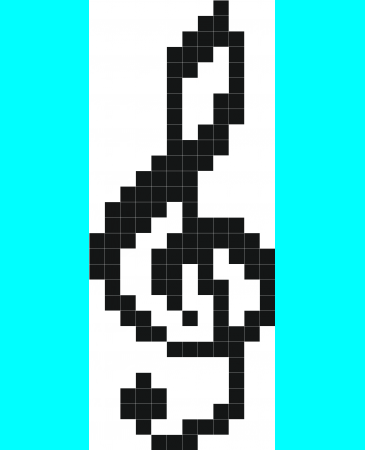
#> input picture raw/treble.png, 365 x 450 px
$ jupyter execute MeasureMaker.ipynb
#> lines starting #> are read from the running program, lines starting #| are printed output that depends on the picture; after the words box and inside, x2 and y2 are one past the last pixel; in counts of white or black regions, pixels touching at a corner belong together
[cell 1]
from matplotlib import pyplot as plt
import cv2
import numpy as np
MEASURE_W = 300
MEASURE_H = 225

# First Measure of Line (Sharps)

[cell 2]
patch = np.zeros((MEASURE_H, MEASURE_W, 3), dtype=np.uint8) - 1

treble = cv2.imread("raw/treble.png")
#> treble is the input picture: shape (450, 365, 3); mean B, G, R 213.3, 213.3, 87.9
bass   = cv2.imread("raw/bass.png")
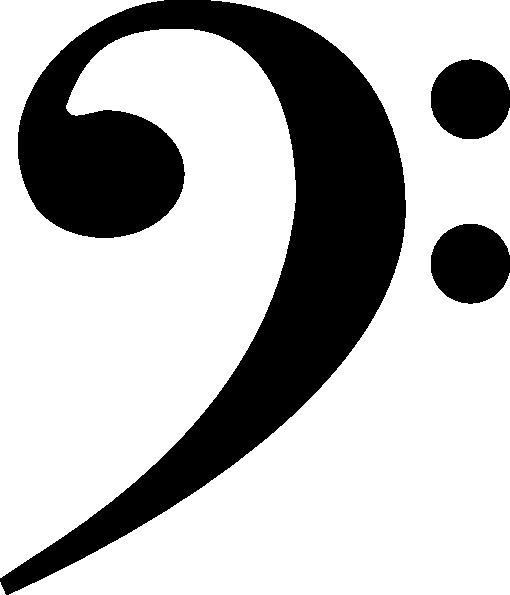
#> input picture raw/bass.png, 510 x 595 px
#> bass is the input picture: shape (595, 510, 3); 71.1% white; 3 black regions, box (x1, y1, x2, y2) and area: (0, 0, 406, 595) 77754, (431, 59, 510, 139) 5008, (431, 224, 510, 304) 5006
leftbrace= cv2.imread("raw/staffbracket.png")
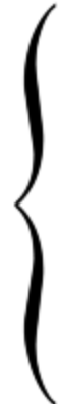
#> input picture raw/staffbracket.png, 58 x 404 px
#> leftbrace is the input picture: shape (404, 58, 3); min 0, max 255, mean 214.3

treble = cv2.cvtColor(cv2.resize(treble, (int(treble.shape[0] / 5), int(treble.shape[1] / 5))), cv2.COLOR_BGR2RGB)
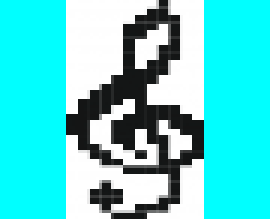
#> treble: shape (73, 90, 3) (shown 3 times larger); mean R, G, B 88.1, 213.1, 213.1
treble = treble[:, 22:-22]
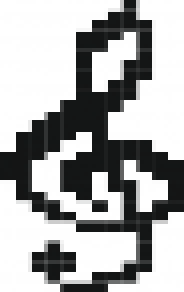
#> treble: shape (73, 46, 3) (shown 4 times larger); mean R, G, B 172.3, 173, 173

bass   = cv2.resize(bass, (int(bass.shape[0] / 12), int(bass.shape[1] / 9)))
#> bass: shape (56, 49, 3)
leftbrace = cv2.resize(leftbrace, (int(leftbrace.shape[1] / 3), int(leftbrace.shape[0] / 1.9)))

patch[25:25+treble.shape[0], 20:20+treble.shape[1]] = treble
patch[150:150+bass.shape[0], 20:20+bass.shape[1]] = bass
patch[6:6+leftbrace.shape[0], 0:leftbrace.shape[1]] = leftbrace

#treble/bass maker
for i in range(5):
    cv2.line(patch, (20, 25 + 15*i), (300, 25 + 15*i), color =(0, 0, 0), thickness=1)
    cv2.line(patch, (20, 145+ 15*i), (300, 145 + 15*i), color =(0, 0, 0), thickness=1)
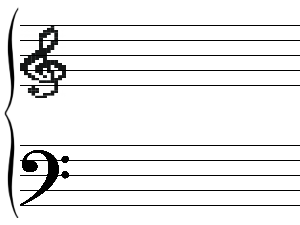
#> patch: shape (225, 300, 3); mean R, G, B 235.3, 235.3, 235.3
#bass maker

cv2.putText(patch, "#", (25 + treble.shape[1], 30), fontScale=.75,
            fontFace=cv2.FONT_HERSHEY_COMPLEX, color=(0, 0, 0), thickness=2) # G
cv2.putText(patch, "#", (32 + treble.shape[1], 50), fontScale=.75,
            fontFace=cv2.FONT_HERSHEY_COMPLEX, color=(0, 0, 0), thickness=2) # D
cv2.putText(patch, "#", (39 + treble.shape[1], 24), fontScale=.75,
            fontFace=cv2.FONT_HERSHEY_COMPLEX, color=(0, 0, 0), thickness=2) # A
cv2.putText(patch, "#", (46 + treble.shape[1], 46), fontScale=.75,
            fontFace=cv2.FONT_HERSHEY_COMPLEX, color=(0, 0, 0), thickness=2) # E
cv2.putText(patch, "#", (53 + treble.shape[1], 64), fontScale=.75,
            fontFace=cv2.FONT_HERSHEY_COMPLEX, color=(0, 0, 0), thickness=2) # B
cv2.putText(patch, "#", (60 + treble.shape[1], 35), fontScale=.75,
            fontFace=cv2.FONT_HERSHEY_COMPLEX, color=(0, 0, 0), thickness=2) # F#
cv2.putText(patch, "#", (67 + treble.shape[1], 59), fontScale=.75,
            fontFace=cv2.FONT_HERSHEY_COMPLEX, color=(0, 0, 0), thickness=2) # C#

cv2.putText(patch, "#", (25 + treble.shape[1], 165), fontScale=.75,
            fontFace=cv2.FONT_HERSHEY_COMPLEX, color=(0, 0, 0), thickness=2) # G
cv2.putText(patch, "#", (32 + treble.shape[1], 188), fontScale=.75,
            fontFace=cv2.FONT_HERSHEY_COMPLEX, color=(0, 0, 0), thickness=2) # D
cv2.putText(patch, "#", (39 + treble.shape[1], 155), fontScale=.75,
            fontFace=cv2.FONT_HERSHEY_COMPLEX, color=(0, 0, 0), thickness=2) # A
cv2.putText(patch, "#", (46 + treble.shape[1], 180), fontScale=.75,
            fontFace=cv2.FONT_HERSHEY_COMPLEX, color=(0, 0, 0), thickness=2) # E
cv2.putText(patch, "#", (53 + treble.shape[1], 200), fontScale=.75,
            fontFace=cv2.FONT_HERSHEY_COMPLEX, color=(0, 0, 0), thickness=2) # B
cv2.putText(patch, "#", (60 + treble.shape[1], 170), fontScale=.75,
            fontFace=cv2.FONT_HERSHEY_COMPLEX, color=(0, 0, 0), thickness=2) # F#
cv2.putText(patch, "#", (67 + treble.shape[1], 190), fontScale=.75,
            fontFace=cv2.FONT_HERSHEY_COMPLEX, color=(0, 0, 0), thickness=2) # C#


plt.imshow(patch)
plt.title("Measure")
plt.show()

#### Regular Measure

[cell 3]
patch = np.zeros((MEASURE_H, MEASURE_W, 3), dtype=np.uint8) - 1

#treble/bass maker
for i in range(5):
    cv2.line(patch, (0, 25 + 15*i), (300, 25 + 15*i), color =(0, 0, 0), thickness=1)
    cv2.line(patch, (0, 145+ 15*i), (300, 145 + 15*i), color =(0, 0, 0), thickness=1)
#> patch: shape (225, 300, 3); 95.6% white; black in thin lines or dots, all inside (x1, y1, x2, y2) = (0, 25, 300, 206)
#bass maker

plt.imshow(patch)
plt.title("Measure")
plt.show()

# First Measure of Line (REPEAT)

[cell 4]
patch = np.zeros((MEASURE_H, MEASURE_W, 3), dtype=np.uint8) - 1

treble = cv2.imread("raw/treble.png")
bass   = cv2.imread("raw/bass.png")
leftbrace= cv2.imread("raw/staffbracket.png")

treble = cv2.cvtColor(cv2.resize(treble, (int(treble.shape[0] / 5), int(treble.shape[1] / 5))), cv2.COLOR_BGR2RGB)
treble = treble[:, 22:-22]

bass   = cv2.resize(bass, (int(bass.shape[0] / 12), int(bass.shape[1] / 9)))
leftbrace = cv2.resize(leftbrace, (int(leftbrace.shape[1] / 3), int(leftbrace.shape[0] / 1.9)))

patch[25:25+treble.shape[0], 20:20+treble.shape[1]] = treble
patch[150:150+bass.shape[0], 20:20+bass.shape[1]] = bass
patch[6:6+leftbrace.shape[0], 0:leftbrace.shape[1]] = leftbrace

#treble/bass maker
for i in range(5):
    cv2.line(patch, (20, 25 + 15*i), (300, 25 + 15*i), color =(0, 0, 0), thickness=1)
    cv2.line(patch, (20, 145+ 15*i), (300, 145 + 15*i), color =(0, 0, 0), thickness=1)

#repeat is thick, thin, colon
cv2.line(patch, (max(20+treble.shape[1], 25+bass.shape[1]), 25), (max(20+treble.shape[1], 25+bass.shape[1]), 205),
         color =(0, 0, 0), thickness=2)
cv2.line(patch, (max(20+treble.shape[1], 25+bass.shape[1]) + 9, 25), (max(20+treble.shape[1], 25+bass.shape[1]) + 9, 205),
         color =(0, 0, 0), thickness=1)
cv2.circle(patch, (max(20+treble.shape[1], 25+bass.shape[1]) + 16, 47), 3, (0, 0, 0), thickness=-1)
#> patch: shape (225, 300, 3); mean R, G, B 232.6, 232.6, 232.6
cv2.circle(patch, (max(20+treble.shape[1], 25+bass.shape[1]) + 16, 62), 3, (0, 0, 0), thickness=-1)
#> patch: shape (225, 300, 3); mean R, G, B 232.5, 232.5, 232.5
cv2.circle(patch, (max(20+treble.shape[1], 25+bass.shape[1]) + 16, 168), 3, (0, 0, 0), thickness=-1)
#> patch: shape (225, 300, 3); mean R, G, B 232.4, 232.4, 232.4
cv2.circle(patch, (max(20+treble.shape[1], 25+bass.shape[1]) + 16, 184), 3, (0, 0, 0), thickness=-1)


plt.imshow(patch)
plt.title("Measure")
plt.show()

# Measure End Repeat

[cell 5]
patch = np.zeros((MEASURE_H, MEASURE_W, 3), dtype=np.uint8) - 1

#treble/bass maker
for i in range(5):
    cv2.line(patch, (0, 25 + 15*i), (300, 25 + 15*i), color =(0, 0, 0), thickness=1)
    cv2.line(patch, (0, 145+ 15*i), (300, 145 + 15*i), color =(0, 0, 0), thickness=1)

cv2.line(patch, (298, 25), (298, 85), color=(0, 0, 0), thickness=2)
cv2.line(patch, (291, 25), (291, 85), color=(0, 0, 0), thickness=2)

cv2.line(patch, (298, 145), (298, 205), color=(0, 0, 0), thickness=2)
cv2.line(patch, (291, 145), (291, 205), color=(0, 0, 0), thickness=2)
#> patch: shape (225, 300, 3); 94.5% white; black in thin lines or dots, all inside (x1, y1, x2, y2) = (0, 24, 300, 207)

cv2.circle(patch, (285, 47), 3, (0, 0, 0), thickness=-1)
cv2.circle(patch, (285, 62), 3, (0, 0, 0), thickness=-1)
cv2.circle(patch, (285, 168), 3, (0, 0, 0), thickness=-1)
cv2.circle(patch, (285, 184), 3, (0, 0, 0), thickness=-1)
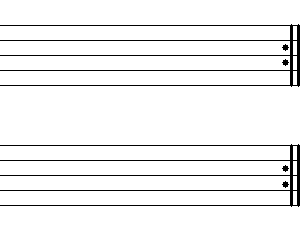
#> patch: shape (225, 300, 3); 94.4% white; black in thin lines or dots, all inside (x1, y1, x2, y2) = (0, 24, 300, 207)


plt.imshow(patch)
plt.title("Measure")
plt.show()

# FLAT Y

[cell 6]
patch = np.zeros((MEASURE_H, MEASURE_W, 3), dtype=np.uint8) - 1

treble = cv2.imread("raw/treble.png")
bass   = cv2.imread("raw/bass.png")
leftbrace= cv2.imread("raw/staffbracket.png")

treble = cv2.cvtColor(cv2.resize(treble, (int(treble.shape[0] / 5), int(treble.shape[1] / 5))), cv2.COLOR_BGR2RGB)
treble = treble[:, 22:-22]

bass   = cv2.resize(bass, (int(bass.shape[0] / 12), int(bass.shape[1] / 9)))
leftbrace = cv2.resize(leftbrace, (int(leftbrace.shape[1] / 3), int(leftbrace.shape[0] / 1.9)))

patch[25:25+treble.shape[0], 20:20+treble.shape[1]] = treble
patch[150:150+bass.shape[0], 20:20+bass.shape[1]] = bass
patch[6:6+leftbrace.shape[0], 0:leftbrace.shape[1]] = leftbrace

#treble/bass maker
for i in range(5):
    cv2.line(patch, (20, 25 + 15*i), (300, 25 + 15*i), color =(0, 0, 0), thickness=1)
    cv2.line(patch, (20, 145+ 15*i), (300, 145 + 15*i), color =(0, 0, 0), thickness=1)
#bass maker

patch2 = np.zeros((MEASURE_H, MEASURE_W, 3), dtype=np.uint8) - 1

cv2.putText(patch, "b", (25 + treble.shape[1], 60), fontScale=.64,
            fontFace=cv2.FONT_HERSHEY_COMPLEX, color=(0, 0, 0), thickness=1) # G
#> patch: shape (225, 300, 3); 0.08% of pixels changed, all inside (x1, y1, x2, y2) = (72, 47, 84, 61)
cv2.putText(patch, "b", (32 + treble.shape[1], 39), fontScale=.64,
            fontFace=cv2.FONT_HERSHEY_COMPLEX, color=(0, 0, 0), thickness=1) # D
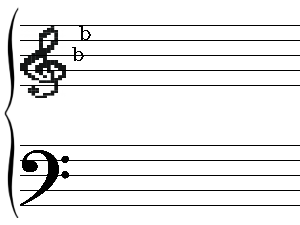
#> patch: shape (225, 300, 3); mean R, G, B 234.9, 234.9, 234.9
cv2.putText(patch, "b", (39 + treble.shape[1], 69), fontScale=.64,
            fontFace=cv2.FONT_HERSHEY_COMPLEX, color=(0, 0, 0), thickness=1) # A
#> patch: shape (225, 300, 3); 0.08% of pixels changed, all inside (x1, y1, x2, y2) = (86, 56, 98, 70)
cv2.putText(patch, "b", (46 + treble.shape[1], 44), fontScale=.64,
            fontFace=cv2.FONT_HERSHEY_COMPLEX, color=(0, 0, 0), thickness=1) # E
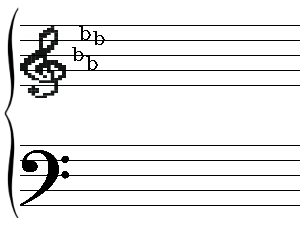
#> patch: shape (225, 300, 3); mean R, G, B 234.5, 234.5, 234.5
cv2.putText(patch, "b", (53 + treble.shape[1], 75), fontScale=.64,
            fontFace=cv2.FONT_HERSHEY_COMPLEX, color=(0, 0, 0), thickness=1) # B
#> patch: shape (225, 300, 3); 0.08% of pixels changed, all inside (x1, y1, x2, y2) = (100, 62, 112, 76)
cv2.putText(patch, "b", (60 + treble.shape[1], 54), fontScale=.64,
            fontFace=cv2.FONT_HERSHEY_COMPLEX, color=(0, 0, 0), thickness=1) # F#
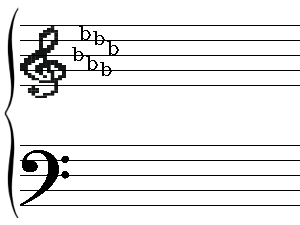
#> patch: shape (225, 300, 3); mean R, G, B 234.1, 234.1, 234.1
cv2.putText(patch, "b", (67 + treble.shape[1], 80), fontScale=.64,
            fontFace=cv2.FONT_HERSHEY_COMPLEX, color=(0, 0, 0), thickness=1) # C#
#> patch: shape (225, 300, 3); 0.08% of pixels changed, all inside (x1, y1, x2, y2) = (114, 67, 126, 81)

cv2.putText(patch, "b", (25 + treble.shape[1], 194), fontScale=.64,
            fontFace=cv2.FONT_HERSHEY_COMPLEX, color=(0, 0, 0), thickness=1) # G
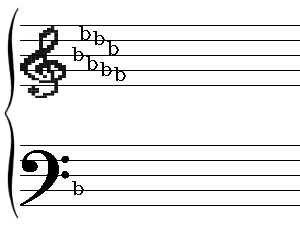
#> patch: shape (225, 300, 3); mean R, G, B 233.7, 233.7, 233.7
cv2.putText(patch, "b", (32 + treble.shape[1], 173), fontScale=.64,
            fontFace=cv2.FONT_HERSHEY_COMPLEX, color=(0, 0, 0), thickness=1) # D
#> patch: shape (225, 300, 3); 0.08% of pixels changed, all inside (x1, y1, x2, y2) = (81, 161, 91, 174)
cv2.putText(patch, "b", (39 + treble.shape[1], 204), fontScale=.64,
            fontFace=cv2.FONT_HERSHEY_COMPLEX, color=(0, 0, 0), thickness=1) # A
cv2.putText(patch, "b", (46 + treble.shape[1], 180), fontScale=.64,
            fontFace=cv2.FONT_HERSHEY_COMPLEX, color=(0, 0, 0), thickness=1) # E
cv2.putText(patch, "b", (53 + treble.shape[1], 210), fontScale=.64,
            fontFace=cv2.FONT_HERSHEY_COMPLEX, color=(0, 0, 0), thickness=1) # B
cv2.putText(patch, "b", (60 + treble.shape[1], 190), fontScale=.64,
            fontFace=cv2.FONT_HERSHEY_COMPLEX, color=(0, 0, 0), thickness=1) # F#
cv2.putText(patch, "b", (67 + treble.shape[1], 217), fontScale=.64,
            fontFace=cv2.FONT_HERSHEY_COMPLEX, color=(0, 0, 0), thickness=1) # C#


plt.imshow(patch)
plt.title("Measure")
plt.show()

[cell 7]
patch4 = cv2.bitwise_and(patch, patch2)

[cell 8]
plt.imshow(patch4)
plt.title("Measure")
plt.show()

[cell 9]
treble = cv2.imread("raw/treble.png")
treble = cv2.cvtColor(cv2.resize(treble, (int(treble.shape[0] / 5), int(treble.shape[1] / 5))), cv2.COLOR_BGR2RGB)
treble = treble[:, 22:-22]
print(treble.shape)
#| (73, 46, 3)
